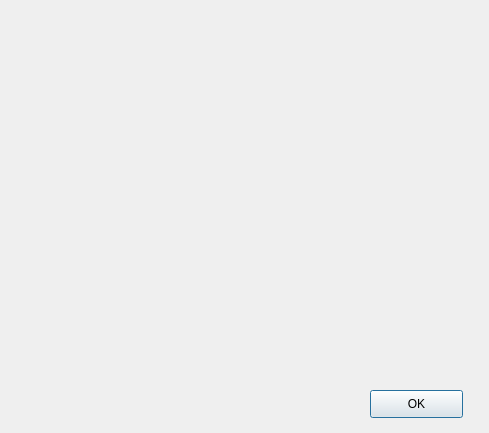
<?xml version="1.0" encoding="UTF-8"?>
<ui version="4.0">
 <class>ResultsWindow</class>
 <widget class="QDialog" name="ResultsWindow">
  <property name="geometry">
   <rect>
    <x>0</x>
    <y>0</y>
    <width>489</width>
    <height>433</height>
   </rect>
  </property>
  <property name="windowTitle">
   <string>Dialog</string>
  </property>
  <widget class="QPushButton" name="pushButton">
   <property name="geometry">
    <rect>
     <x>370</x>
     <y>390</y>
     <width>93</width>
     <height>28</height>
    </rect>
   </property>
   <property name="text">
    <string>OK</string>
   </property>
  </widget>
 </widget>
 <resources/>
 <connections>
  <connection>
   <sender>pushButton</sender>
   <signal>clicked()</signal>
   <receiver>ResultsWindow</receiver>
   <slot>close()</slot>
   <hints>
    <hint type="sourcelabel">
     <x>427</x>
     <y>396</y>
    </hint>
    <hint type="destinationlabel">
     <x>460</x>
     <y>356</y>
    </hint>
   </hints>
  </connection>
 </connections>
</ui>
